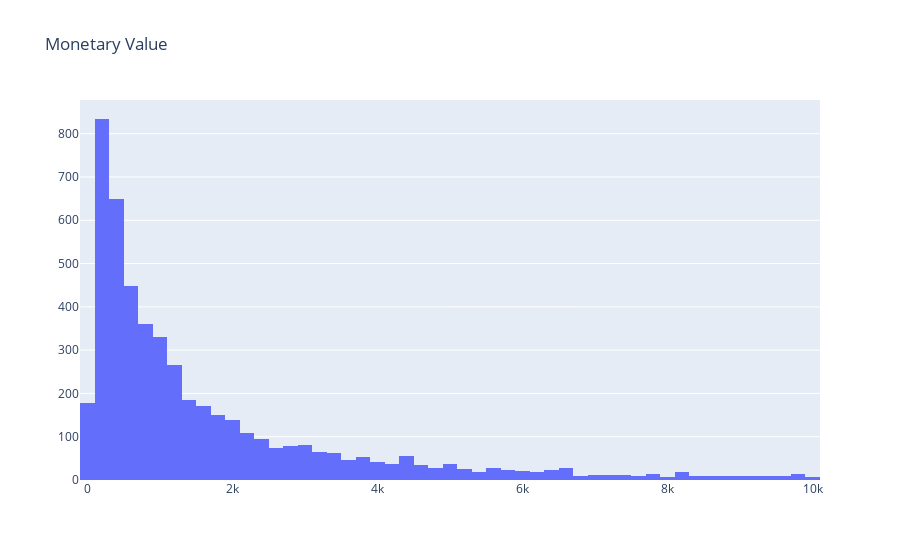

Notebook source saved alongside this figure:
### Markdown cell above
Make the figure illustrates a visual representation of customers whose spend money below $10,000
- The x axis is the amount of the money is spent
- The y axis is the numers of customers

### Code cell
plot_data = [go.Histogram(x = cusID.query('MonetaryValue > 0 & MonetaryValue < 10000')['MonetaryValue'])]

plot_layout = go.Layout(title= 'Monetary Value')

fig = go.Figure(data = plot_data, layout = plot_layout)
fig.show()

### Figure 1 — Plotly figure (JSON) as saved in the notebook; plotly's stock layout.template omitted (floating-point values rounded to 4 significant figures; data arrays with more than 128 entries replaced by an {"elided": "..."} marker saying what was removed)
{"data": [{"type": "histogram", "x": {"elided": "4973 float values"}}], "layout": {"title": {"text": "Monetary Value"}}}
